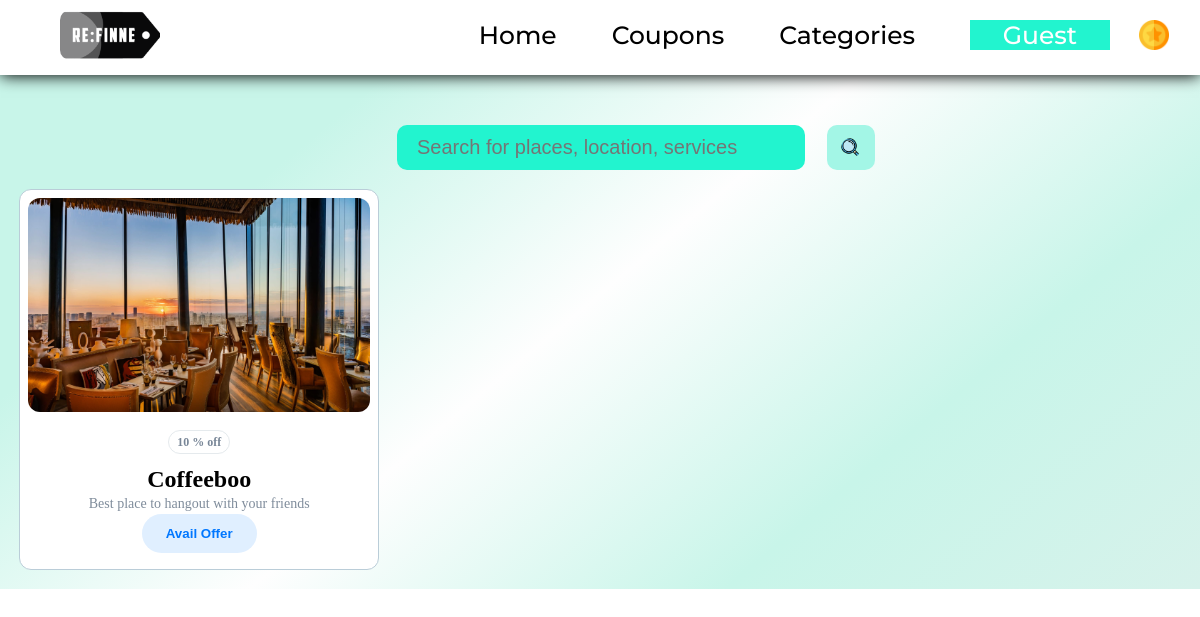
Page /coupons/ on the committed database.
### coupons/models.py (models this page shows, shortened)
class Coupons(models.Model):
    sno = models.AutoField(primary_key=True)
    name = models.CharField(max_length=255)
    offer = models.IntegerField(default=10)
    code = models.TextField(unique=True)
    conditions = models.TextField(default=000000)
    coins = models.IntegerField(default=10)
    content = models.TextField()
    slug = models.CharField(max_length=130,unique=True)

### coupons/views.py (the view)
# urls.py: path('', views.couponsHome),
def couponsHome(request):
    allCoupons = Coupons.objects.all()
    username = request.user.username
    userCoins = Coins.objects.filter(username = username)
    context = {'allCoupons': allCoupons,'userCoins':userCoins}
    return render(request,'coupons/couponsHome.html', context)

### templates/coupons/couponsHome.html (shortened to what this page needs)
{% extends 'c_base.html' %}
{% load static %}
{% block search_style %}display: flex;align-items: center;justify-content: center;{% endblock search_style %}
{% block body %}
   <div id="container">
   {% for cou in allCoupons %}
   <div class="card">
     <img src="{% static 'csmumb.jpg' %}" alt="Lago di Braies">
     <div class="card__details">
       <span class="tag">{{cou.offer}} % off</span>
       <div class="name">{{cou.name}}</div>
       <p>{{cou.content | truncatechars:100 }}</p>
       <a href="/coupons/{{cou.slug}}" role="button" class="but1"><button class="but1">Avail Offer</button></a>
     </div>
   </div>
   {% endfor %}
  </div>
{% endblock body %}

### static/style.css (style rules this page uses)
* { margin: 0; padding: 0; box-sizing: border-box; }
a { color: #0c0c0c; text-decoration: none; background-color: transparent; -webkit-text-decoration-skip: objects; }
body { text-align: center; }
img { width: 100%; border-radius: 12px; height: 214px; object-fit: cover; }
#container { width: 100%; display: flex; flex-wrap: wrap; height: 100%; align-content: space-between; }
.card { background-color: white; width: 30%; border: 1px solid #bacdd8; padding: 8px; border-radius: 12px; margin: 1.6%; }
.tag { padding: 4px 8px; border: 1px solid #e5eaed; border-radius: 50px; font-size: 12px; font-weight: 600; color: #788697; }
.name { font-size: 24px; font-weight: 600; margin-top: 16px; }
p { font-size: 14px; color: #7f8c9b; line-height: 150%; }
button.but1 { border: none; padding: 12px 24px; border-radius: 50px; font-weight: 600; color: #0077ff; background-color: #e0efff; margin: 0 auto; display: block; cursor: pointer; }
.card__details { padding: 16px 8px 8px 8px; }

### rows in the picture
Coupons: offer "10", name "Coffeeboo", content "Best place to hangout with your friends"
